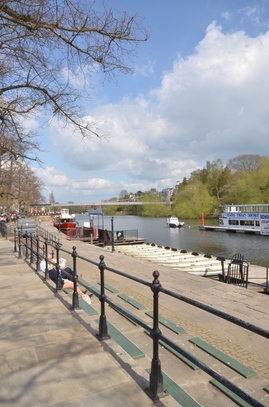
%> input picture HW4/part2_data/center.jpg, 269 x 407 px; its folder holds 3 pictures in this run
$ octave Part_2.m   (GNU Octave 9; MATLAB toolbox functions it lacks are replaced by stand-ins)
%> lines starting %> are read from the running program, lines starting %| are printed output that depends on the picture; in (x1, y1, x2, y2) boxes, pixels count from 0 and x2, y2 are one past the last pixel; in counts of white or black regions, pixels touching at a corner belong together; the program's own positions count from 1
clc; clear all; close all;
%%
addpath(genpath('.\vlfeat-0.9.20'))
scene_data = dir('./part2_data/*.jpg');
scene_center = imread(['./part2_data/', scene_data(1).name]);
%> scene_center is the input picture: size 407x269x3 uint8; mean R, G, B 154.4, 154.8, 157
scene_left = imread(['./part2_data/', scene_data(2).name]);
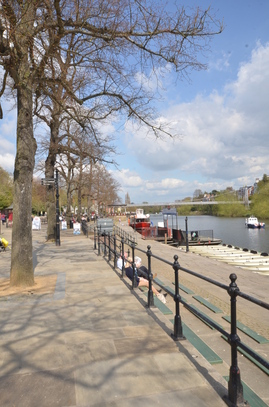
%> input picture HW4/part2_data/left.jpg, 269 x 407 px
%> scene_left is the input picture: size 407x269x3 uint8; mean R, G, B 149.9, 146.9, 146.2
scene_right = imread(['./part2_data/', scene_data(3).name]);
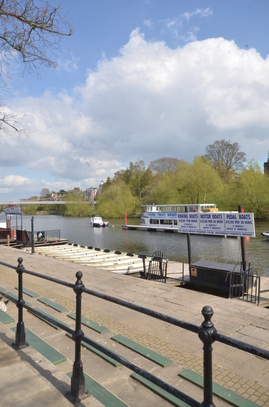
%> input picture HW4/part2_data/right.jpg, 269 x 407 px
%> scene_right is the input picture: size 407x269x3 uint8; mean R, G, B 154.3, 155.8, 156.9
%%  get  transformed img
close all;
% [8 lines of commented-out code are left out]
%%
% imwrite(t_left_img, 'trans_left_img.jpg');
% imwrite(t_right_img, 'trans_right_img.jpg');
%% Combine Pictures

t_left_img = imread('trans_left_img.jpg');
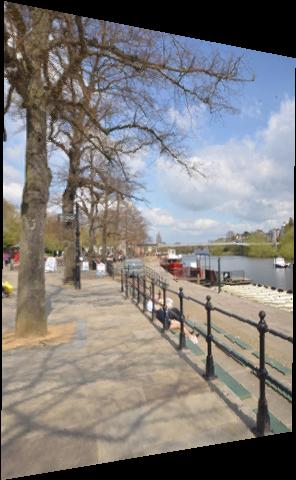
%> input picture HW4/trans_left_img.jpg, 296 x 480 px
%> t_left_img is the input picture: size 480x296x3 uint8; mean R, G, B 129.8, 126, 124.3
st_pt = [42,110];
[ht, wt,~ ] = size(t_left_img);
%> ht = 480; wt = 296
[hc, wc,~ ] = size(scene_center);
%> hc = 407; wc = 269
is_used = zeros(ht, wc + st_pt(2));
cimg = zeros(ht, wc + st_pt(2), 3);
for  i = 1:ht
    for  j = 2:wt
        cimg(i, j, :) = t_left_img(i,j,:);
        if(sum(cimg(i, j, :)) > 45)
            is_used(i, j) = 1;
        end
    end
end
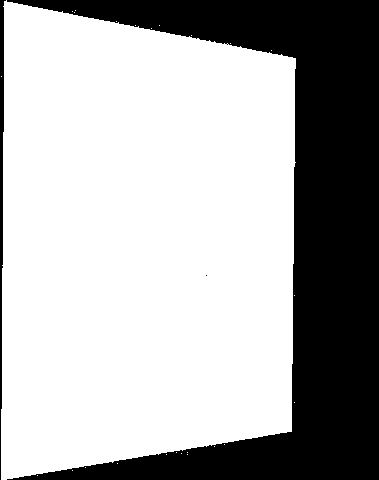
%> is_used: size 480x379 double; values 0 (black) and 1 (white), 68.3% white; 3 black regions (1 under 20 px), largest, box (x1, y1, x2, y2) and area: (7, 0, 379, 480) 56430, (0, 0, 6, 480) 1288

for i =  1:hc
    for j = 1:wc
        if(is_used(i+st_pt(1), j+st_pt(2)))
            cimg(i+st_pt(1), j+st_pt(2), :) = double(0.5 * cimg(i+st_pt(1), j+st_pt(2), :)) + double(0.5 * scene_center(i,j , :));
        else
            cimg(i+st_pt(1), j+st_pt(2), :) = double( cimg(i+st_pt(1), j+st_pt(2), :)) + double(scene_center(i,j , :));
        end
    end
end

st_pt = [21,-190];
t_right_img = imread('trans_right_img.jpg');
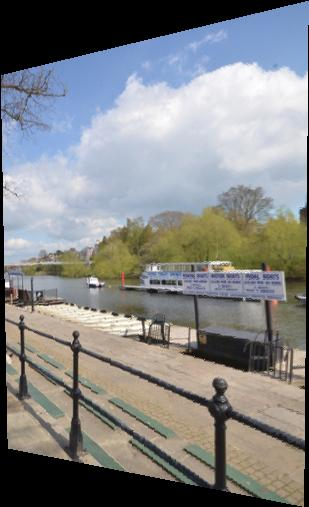
%> input picture HW4/trans_right_img.jpg, 309 x 507 px
%> t_right_img is the input picture: size 507x309x3 uint8; mean R, G, B 131.2, 132.5, 133.2
[ht, wt,~ ] = size(cimg);
%> wt = 379
[hc, wc,~ ] = size(t_right_img);
%> hc = 507; wc = 309
is_used = zeros(hc + st_pt(1), wc + wt + st_pt(2));
ccimg = zeros(hc + st_pt(1), wc  + wt + st_pt(2), 3);

for  i = 1:ht
    for  j = 2:wt
        ccimg(i + st_pt(1), j, :) = cimg(i,j,:);
        if(sum(cimg(i, j, :)) > 45)
            is_used(i+ st_pt(1), j) = 1;
        end
    end
end
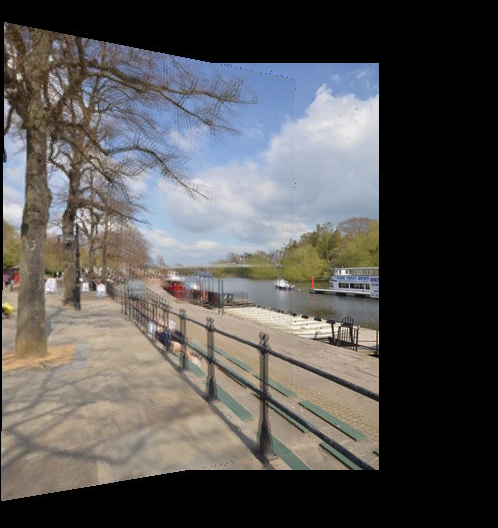
%> ccimg: size 528x498x3 double; mean R, G, B 91.4, 89.4, 88.2; drawn with min black and max white
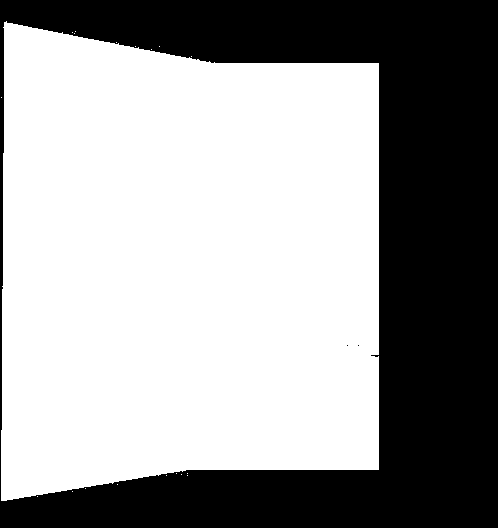
%> is_used: size 528x498 double; values 0 (black) and 1 (white), 61% white; 3 black regions (2 under 20 px), largest, box (x1, y1, x2, y2) and area: (0, 0, 498, 528) 102497

%> (the run ends here)
